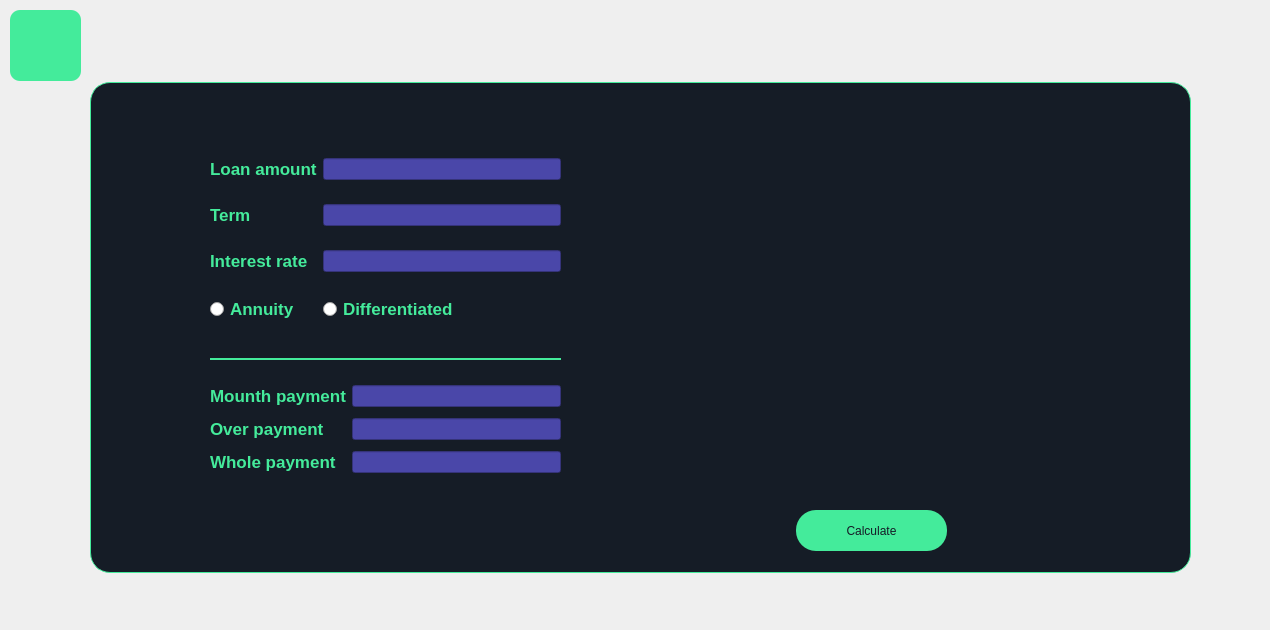
<?xml version="1.0" encoding="UTF-8"?>
<ui version="4.0">
 <class>MortageWindow</class>
 <widget class="QWidget" name="MortageWindow">
  <property name="geometry">
   <rect>
    <x>0</x>
    <y>0</y>
    <width>1270</width>
    <height>630</height>
   </rect>
  </property>
  <property name="cursor">
   <cursorShape>ArrowCursor</cursorShape>
  </property>
  <property name="windowTitle">
   <string>Form</string>
  </property>
  <widget class="QLabel" name="backgroundLabel">
   <property name="geometry">
    <rect>
     <x>0</x>
     <y>-10</y>
     <width>1280</width>
     <height>640</height>
    </rect>
   </property>
   <property name="text">
    <string/>
   </property>
  </widget>
  <widget class="QLabel" name="label">
   <property name="geometry">
    <rect>
     <x>90</x>
     <y>82</y>
     <width>1101</width>
     <height>491</height>
    </rect>
   </property>
   <property name="styleSheet">
    <string notr="true">QLabel {
	background-color: #151c26;
	border-radius: 20px;
	border: 1px solid #44eb9b;
}</string>
   </property>
   <property name="text">
    <string/>
   </property>
  </widget>
  <widget class="QPushButton" name="pushButton">
   <property name="geometry">
    <rect>
     <x>10</x>
     <y>10</y>
     <width>71</width>
     <height>71</height>
    </rect>
   </property>
   <property name="styleSheet">
    <string notr="true">QPushButton {
	background-color: #44eb9b;
	color: #151c26;
	border-radius: 10px;
	border-image: url(:/src/image/previous.png) stretch; 
}</string>
   </property>
   <property name="text">
    <string/>
   </property>
  </widget>
  <widget class="QWidget" name="formLayoutWidget">
   <property name="geometry">
    <rect>
     <x>210</x>
     <y>140</y>
     <width>351</width>
     <height>201</height>
    </rect>
   </property>
   <layout class="QGridLayout" name="gridLayout">
    <item row="2" column="0">
     <widget class="QLabel" name="label_4">
      <property name="styleSheet">
       <string notr="true">QLabel {
	color: #44eb9b;
	font-weight: bold;
	font-size: 17px;
}</string>
      </property>
      <property name="text">
       <string>Interest rate</string>
      </property>
     </widget>
    </item>
    <item row="1" column="1">
     <widget class="QLineEdit" name="lineEdit_term">
      <property name="styleSheet">
       <string notr="true">QLineEdit {
	color: #44eb9b;
	background-color: rgb(74, 71, 169);
}</string>
      </property>
     </widget>
    </item>
    <item row="0" column="0">
     <widget class="QLabel" name="label_2">
      <property name="styleSheet">
       <string notr="true">QLabel {
	color: #44eb9b;
	font-weight: bold;
	font-size: 17px;
}</string>
      </property>
      <property name="text">
       <string>Loan amount</string>
      </property>
     </widget>
    </item>
    <item row="3" column="1">
     <widget class="QRadioButton" name="differentiatedButton">
      <property name="styleSheet">
       <string notr="true">QRadioButton{
	color: #44eb9b;
	font-weight: bold;
	font-size: 17px;
}</string>
      </property>
      <property name="text">
       <string>Differentiated</string>
      </property>
     </widget>
    </item>
    <item row="3" column="0">
     <widget class="QRadioButton" name="annuityButton">
      <property name="styleSheet">
       <string notr="true">QRadioButton{
	color: #44eb9b;
	font-weight: bold;
	font-size: 17px;
}</string>
      </property>
      <property name="text">
       <string>Annuity</string>
      </property>
     </widget>
    </item>
    <item row="2" column="1">
     <widget class="QLineEdit" name="lineEdit_rate">
      <property name="styleSheet">
       <string notr="true">QLineEdit {
	color: #44eb9b;
	background-color: rgb(74, 71, 169);
}</string>
      </property>
     </widget>
    </item>
    <item row="1" column="0">
     <widget class="QLabel" name="label_3">
      <property name="styleSheet">
       <string notr="true">QLabel {
	color: #44eb9b;
	font-weight: bold;
	font-size: 17px;
}</string>
      </property>
      <property name="text">
       <string>Term</string>
      </property>
     </widget>
    </item>
    <item row="0" column="1">
     <widget class="QLineEdit" name="lineEdit_amount">
      <property name="styleSheet">
       <string notr="true">QLineEdit {
	color: #44eb9b;
	background-color: rgb(74, 71, 169);
}</string>
      </property>
     </widget>
    </item>
   </layout>
  </widget>
  <widget class="QPushButton" name="pushButton_2">
   <property name="geometry">
    <rect>
     <x>796</x>
     <y>510</y>
     <width>151</width>
     <height>41</height>
    </rect>
   </property>
   <property name="styleSheet">
    <string notr="true">QPushButton {
	background-color: #44eb9b;
	color: #151c26;
	border-radius: 20px;
}
</string>
   </property>
   <property name="text">
    <string>Calculate</string>
   </property>
  </widget>
  <widget class="QLabel" name="label_5">
   <property name="geometry">
    <rect>
     <x>210</x>
     <y>358</y>
     <width>351</width>
     <height>2</height>
    </rect>
   </property>
   <property name="styleSheet">
    <string notr="true">QLabel {
	background-color: #44eb9b;
}</string>
   </property>
   <property name="text">
    <string/>
   </property>
  </widget>
  <widget class="QCustomPlot" name="widget" native="true">
   <property name="geometry">
    <rect>
     <x>659</x>
     <y>149</y>
     <width>441</width>
     <height>331</height>
    </rect>
   </property>
   <property name="styleSheet">
    <string notr="true">QCustomPlot {
	background-color: #44eb9b;
	color: #151c26;
}
</string>
   </property>
  </widget>
  <widget class="QWidget" name="">
   <property name="geometry">
    <rect>
     <x>210</x>
     <y>380</y>
     <width>351</width>
     <height>101</height>
    </rect>
   </property>
   <layout class="QGridLayout" name="gridLayout_2">
    <item row="0" column="0">
     <widget class="QLabel" name="label_mounth_payment">
      <property name="styleSheet">
       <string notr="true">QLabel {
	color: #44eb9b;
	font-weight: bold;
	font-size: 17px;
}</string>
      </property>
      <property name="text">
       <string>Mounth payment</string>
      </property>
     </widget>
    </item>
    <item row="0" column="1">
     <widget class="QLineEdit" name="lineEdit_mounth_pay">
      <property name="styleSheet">
       <string notr="true">QLineEdit {
	color: #44eb9b;
	background-color: rgb(74, 71, 169);
}</string>
      </property>
     </widget>
    </item>
    <item row="1" column="0">
     <widget class="QLabel" name="label_over_payment">
      <property name="styleSheet">
       <string notr="true">QLabel {
	color: #44eb9b;
	font-weight: bold;
	font-size: 17px;
}</string>
      </property>
      <property name="text">
       <string>Over payment</string>
      </property>
     </widget>
    </item>
    <item row="1" column="1">
     <widget class="QLineEdit" name="lineEdit_over_pay">
      <property name="styleSheet">
       <string notr="true">QLineEdit {
	color: #44eb9b;
	background-color: rgb(74, 71, 169);
}</string>
      </property>
     </widget>
    </item>
    <item row="2" column="0">
     <widget class="QLabel" name="label_whole_payment">
      <property name="styleSheet">
       <string notr="true">QLabel {
	color: #44eb9b;
	font-weight: bold;
	font-size: 17px;
}</string>
      </property>
      <property name="text">
       <string>Whole payment</string>
      </property>
     </widget>
    </item>
    <item row="2" column="1">
     <widget class="QLineEdit" name="lineEdit_whole_pay">
      <property name="styleSheet">
       <string notr="true">QLineEdit {
	color: #44eb9b;
	background-color: rgb(74, 71, 169);
}</string>
      </property>
     </widget>
    </item>
   </layout>
  </widget>
 </widget>
 <customwidgets>
  <customwidget>
   <class>QCustomPlot</class>
   <extends>QWidget</extends>
   <header>qcustomplot.h</header>
   <container>1</container>
  </customwidget>
 </customwidgets>
 <resources/>
 <connections/>
</ui>
